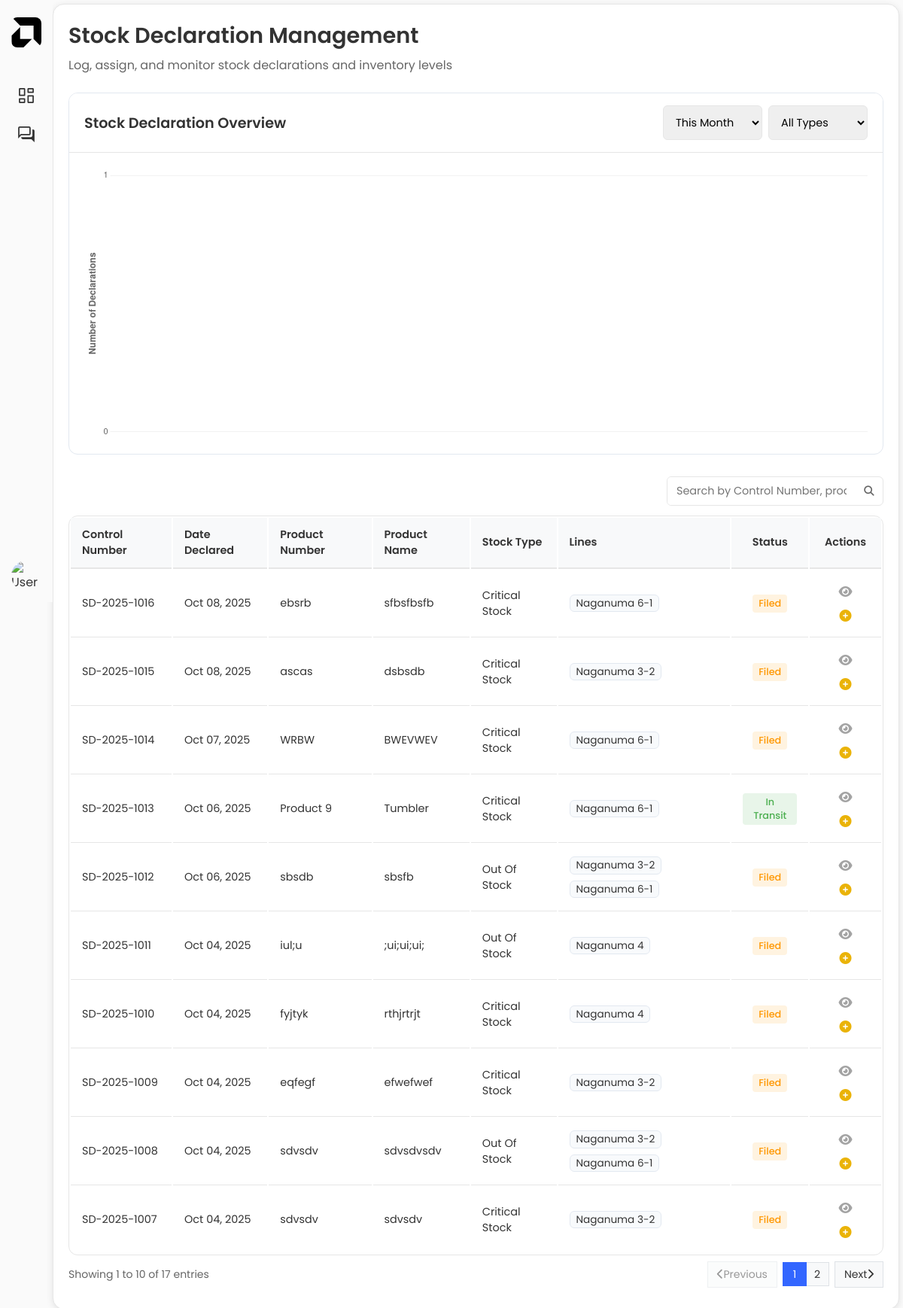
Before: /stock-declaration/ with the older database file.
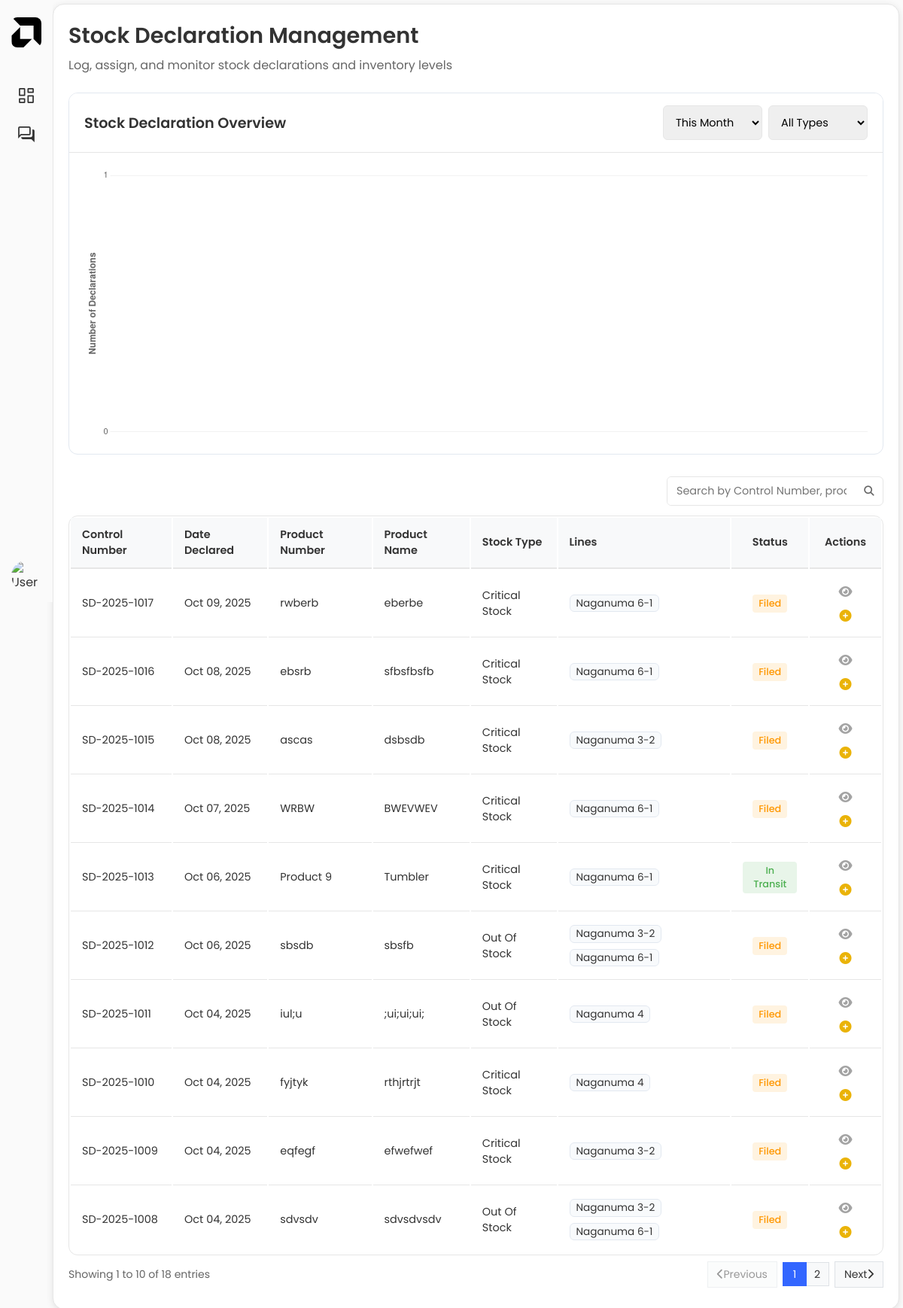
After: the same page with the newer database file.
### stockdeclaration/models.py (models this page shows, shortened)
class StockDeclaration(models.Model):
    STOCK_TYPE_CHOICES = [
        ('critical', 'Critical Stock'),
        ('out_of_stock', 'Out Of Stock'),
        ('overstock', 'Overstock'),
    ]
    STATUS_CHOICES = [
        ('filed', 'Filed'),
        ('in_transit', 'In Transit'),
        ('arrived', 'Arrived'),
        ('cancelled', 'Cancelled'),
    ]
    control_number = models.CharField(max_length=20, unique=True, editable=False, verbose_name="Control Number")
    lines = models.ManyToManyField(Line, related_name='stock_declarations', verbose_name="Production Lines")
    stock_type = models.CharField(max_length=20,choices=STOCK_TYPE_CHOICES,verbose_name="Stock Declaration Type")
    status = models.CharField(max_length=20, choices=STATUS_CHOICES, default='filed', verbose_name="Status")
    product_number = models.CharField(max_length=100,verbose_name="Product Number")
    product_name = models.CharField(max_length=255,verbose_name="Product Name")
    quantity = models.PositiveIntegerField(validators=[MinValueValidator(0)],verbose_name="Quantity")
    in_transit = models.TextField(null=True,blank=True,verbose_name="In Transit Details",help_text="Optional information about items currently in transit")
    received_by_production = models.BooleanField(default=False,verbose_name="Received by Production")
    date_received_by_production = models.DateTimeField(null=True,blank=True,verbose_name="Date Received by Production")
    created_at = models.DateTimeField(auto_now_add=True,verbose_name="Created At")
    updated_at = models.DateTimeField(auto_now=True,verbose_name="Updated At")
    created_by = models.ForeignKey(Users,on_delete=models.SET_NULL,null=True,related_name='created_stock_declarations',verbose_name="Created By")
    class Meta:
        ordering = ['-created_at']
        verbose_name = "Stock Declaration"
        verbose_name_plural = "Stock Declarations"
        indexes = [
            models.Index(fields=['control_number']),
            models.Index(fields=['stock_type']),
            models.Index(fields=['status']),
            models.Index(fields=['-created_at']),
        ]

### settings/models.py (models this page shows, shortened)
class Line(models.Model):
    line_name = models.CharField(max_length=100)

### stockdeclaration/views.py (the view, shortened to what this page needs)
def stock_declaration_home(request):
    search_query = request.GET.get('search', '').strip()
    stock_declarations_list = StockDeclaration.objects.select_related('created_by').prefetch_related('lines').all()
    if getattr(request.user, 'stock_declaration_purchasing', False):
        status_priority = Case(
            When(status='filed', then=Value(0)),
            When(status='in_transit', then=Value(1)),
            default=Value(2),
            output_field=IntegerField()
        )
        stock_declarations_list = stock_declarations_list.annotate(_status_order=status_priority).order_by('_status_order', '-created_at')
    else:
        stock_declarations_list = stock_declarations_list.order_by('-created_at')
    paginator = Paginator(stock_declarations_list, 10)
    page_number = request.GET.get('page')
    stock_declarations = paginator.get_page(page_number)
    lines = Line.objects.all()
    if request.method == 'POST':
        form = StockDeclarationForm(request.POST, user=request.user)
        if form.is_valid():
            try:
                declaration = form.save()
                messages.success(request, f'Stock declaration {declaration.control_number} created successfully!')
                return redirect('stock_declaration_home')
            except Exception as e:
                messages.error(request, f'Error creating stock declaration: {str(e)}')
        else:
            messages.error(request, 'Please correct the errors below.')
    else:
        form = StockDeclarationForm()
    context = {
        'stock_declarations': stock_declarations,
        'lines': lines,
        'form': form,
        'search_query': search_query,
    }
    return render(request, "stockdeclaration/stockdeclaration.html", context)

### docunotification/context_processors.py (called while the page is built, shortened)
def document_notifications(request):
    notifications = []
    user_has_document_due_dates = False
    return {
        'document_notifications': notifications,
        'has_document_notifications': len(notifications) > 0,
        'user_has_document_due_dates': user_has_document_due_dates,
    }

### stockdeclaration/context_processors.py (called while the page is built, shortened)
def stock_notifications(request):
    notifications = []
    user_has_stock_declarations = False
    return {
        'stock_notifications': notifications,
        'has_stock_notifications': len(notifications) > 0,
        'user_has_stock_declarations': user_has_stock_declarations,
    }

### stockdeclaration/templates/stockdeclaration/stockdeclaration.html (shortened to what the changed rows need)
{% extends 'main.html' %}
{% load static %}
{% block extra_css %}
<link rel="stylesheet" href="{% static 'css/job-order.css' %}">
<link rel="stylesheet" href="{% static 'css/qualitycontrol/qualitycontrol.css' %}">
<link rel="stylesheet" href="{% static 'css/stockdeclaration/stockdeclaration.css' %}">
{% endblock %}
{% block content %}
<main class="main-content">
    <div class="JO-header">
        <div class="JO-title-section">
            <h1 class="JO-page-title">Stock Declaration Management</h1>
        </div>
    </div>
    <div class="main-chart-section">
        <div class="chart-main-container">
            <div class="JO-card-header">
                <h2>Stock Declaration Overview</h2>
            </div>
        </div>
    </div>
    <div class="tab-content active">
            <div>
                <div class="common-table-container">
                    <table class="Unisync-table" id="trial-run-table">
                        <thead>
                            <tr>
                                <th>Control Number</th>
                                <th>Date Declared</th>
                                <th>Product Number</th>
                                <th class="hide-column">Product Name</th>
                                <th class="hide-column">Stock Type</th>
                                <th class="hide-column">Lines</th>
                                <th class="hide-column" style="text-align: center;">Status</th>
                                <th style="text-align: center;">Actions</th>
                            </tr>
                        </thead>
                        <tbody id="trial-run-tbody">
                            {% for declaration in stock_declarations %}
                            <tr data-control-number="{{ declaration.control_number|lower }}" data-product="{{ declaration.product_name|lower }}" data-stock-type="{{ declaration.stock_type }}" data-product-number="{{ declaration.product_number }}" data-quantity="{{ declaration.quantity }}" data-lines="{% for line in declaration.lines.all %}{{ line.id }}{% if not forloop.last %},{% endif %}{% endfor %}" data-created-by="{{ declaration.created_by.name }}" data-created-at="{{ declaration.created_at|date:'M d, Y' }}" data-updated-at="{{ declaration.updated_at|date:'M d, Y' }}" data-is-updated="{% if declaration.updated_at != declaration.created_at %}true{% else %}false{% endif %}" data-status="{{ declaration.status }}" data-in-transit="{{ declaration.in_transit|default_if_none:''|escape }}" data-received-by-production="{{ declaration.received_by_production }}" data-date-received-by-production="{% if declaration.date_received_by_production %}{{ declaration.date_received_by_production|date:'M d, Y g:i A' }}{% endif %}">
                                <td data-label="Control Number">{{ declaration.control_number }}</td>
                                <td data-label="Date Declared">{{ declaration.created_at|date:"M d, Y" }}</td>
                                <td data-label="Product Number">{{ declaration.product_number }}</td>
                                <td class="hide-column" data-label="Product Name">{{ declaration.product_name }}</td>
                                <td class="hide-column" data-label="Stock Type">{{ declaration.get_stock_type_display }}</td>
                                <td class="hide-column lines-cell" data-label="Lines">{% for line in declaration.lines.all %}<span class="line-container">{{ line.line_name }}</span>{% if not forloop.last %} {% endif %}{% endfor %}</td>
                                <td class="hide-column text-center" data-label="Status" class="text-center">
                                    {% if declaration.status == 'arrived' %}
                                    <span class="JO-status JO-status-approved">{{ declaration.get_status_display }}</span>
                                    {% elif declaration.status == 'cancelled' %}
                                    <span class="JO-status JO-status-cancelled">{{ declaration.get_status_display }}</span>
                                    {% elif declaration.status == 'filed' %}
                                    <span class="JO-status JO-status-filed">{{ declaration.get_status_display }}</span>
                                    {% else %}
                                    <span class="JO-status JO-status-approved">{{ declaration.get_status_display }}</span>
                                    {% endif %}
                                </td>
                                <td data-label="Actions" class="text-center">
                                    {% if request.user.line and request.user.line in declaration.lines.all and not declaration.received_by_production %}
                                        {% if declaration.status == 'in_transit' or declaration.status == 'arrived' or declaration.status == 'filed' %}
                                            <button class="btn btn-icon view-stock-declaration-btn receive-stock-declaration-btn" data-declaration-id="{{ declaration.id }}" title="View">
                                                <i class="fas fa-eye"></i>
                                            </button>
                                        {% else %}
                                            <button class="btn btn-icon view-stock-declaration-btn" data-declaration-id="{{ declaration.id }}" title="View">
                                                <i class="fas fa-eye"></i>
                                            </button>
                                        {% endif %}
                                    {% else %}
                                        <button class="btn btn-icon view-stock-declaration-btn" data-declaration-id="{{ declaration.id }}" title="View">
                                            <i class="fas fa-eye"></i>
                                        </button>
                                    {% endif %}
                                    {% if request.user.stock_declaration_purchasing and declaration.status == 'filed' %}
                                        <button class="btn btn-icon btn-success intransit-stock-declaration-btn" data-declaration-id="{{ declaration.id }}" title="Mark In Transit">
                                            <i class="fa fa-truck" aria-hidden="true"></i>
                                        </button>
                                    {% else %}
                                        <button class="btn btn-icon btn-warning add-intransit-declaration-btn" data-declaration-id="{{ declaration.id }}" title="Mark In Transit">
                                            <i class="fa fa-plus-circle" aria-hidden="true"></i>
                                        </button>
                                    {% endif %}
                                </td>
                            </tr>
                            {% endfor %}
                        </tbody>
                    </table>
                </div>
                <div class="JO-pagination">
                    <div class="JO-pagination-info">
                        Showing {{ stock_declarations.start_index }} to {{ stock_declarations.end_index }} of {{ stock_declarations.paginator.count }} entries
                    </div>
                    {% if stock_declarations.paginator.num_pages > 1 %}
                    <div class="JO-pagination-controls">
                        <div class="JO-pagination-nav-container">
                            <div class="JO-pagination-pages">
                                {% for num in stock_declarations.paginator.page_range %}
                                {% if stock_declarations.number == num %}
                                <span class="JO-pagination-page active">{{ num }}</span>
                                {% elif num > stock_declarations.number|add:'-3' and num < stock_declarations.number|add:'3' %}
                                <a href="?tab=StockDeclaration&page={{ num }}" class="JO-pagination-page">{{ num }}</a>
                                {% endif %}
                                {% endfor %}
                            </div>
                        </div>
                    </div>
                    {% endif %}
                </div>
            </div>
    </div>
</main>
{% endblock %}

Changed rows visible on the page:
no longer on this page (row unchanged): StockDeclaration: control_number "SD-2025-1007", created_at "Oct 04, 2025", product_number "sdvsdv", product_name "sdvsdv", stock_type "Critical Stock", status "Filed", Line (line_name "Naganuma 3-2")
added StockDeclaration: control_number "SD-2025-1017", created_at "Oct 09, 2025", product_number "rwberb", product_name "eberbe", stock_type "Critical Stock", status "Filed", Line (line_name "Naganuma 6-1")
Other visible differences:
{{ stock_declarations.paginator.count }}: "17" → "18"
